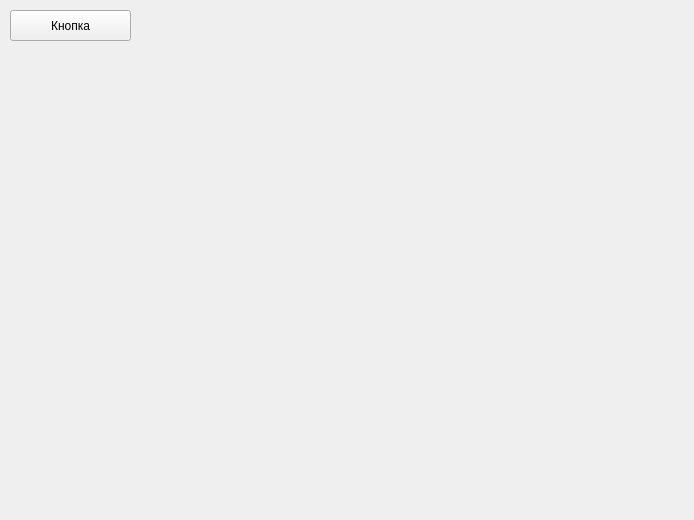
<?xml version="1.0" encoding="UTF-8"?>
<ui version="4.0">
 <class>Form</class>
 <widget class="QWidget" name="Form">
  <property name="geometry">
   <rect>
    <x>0</x>
    <y>0</y>
    <width>694</width>
    <height>520</height>
   </rect>
  </property>
  <property name="windowTitle">
   <string>Form</string>
  </property>
  <widget class="QPushButton" name="pushButton">
   <property name="geometry">
    <rect>
     <x>10</x>
     <y>10</y>
     <width>121</width>
     <height>31</height>
    </rect>
   </property>
   <property name="text">
    <string>Кнопка</string>
   </property>
  </widget>
 </widget>
 <resources/>
 <connections/>
</ui>
